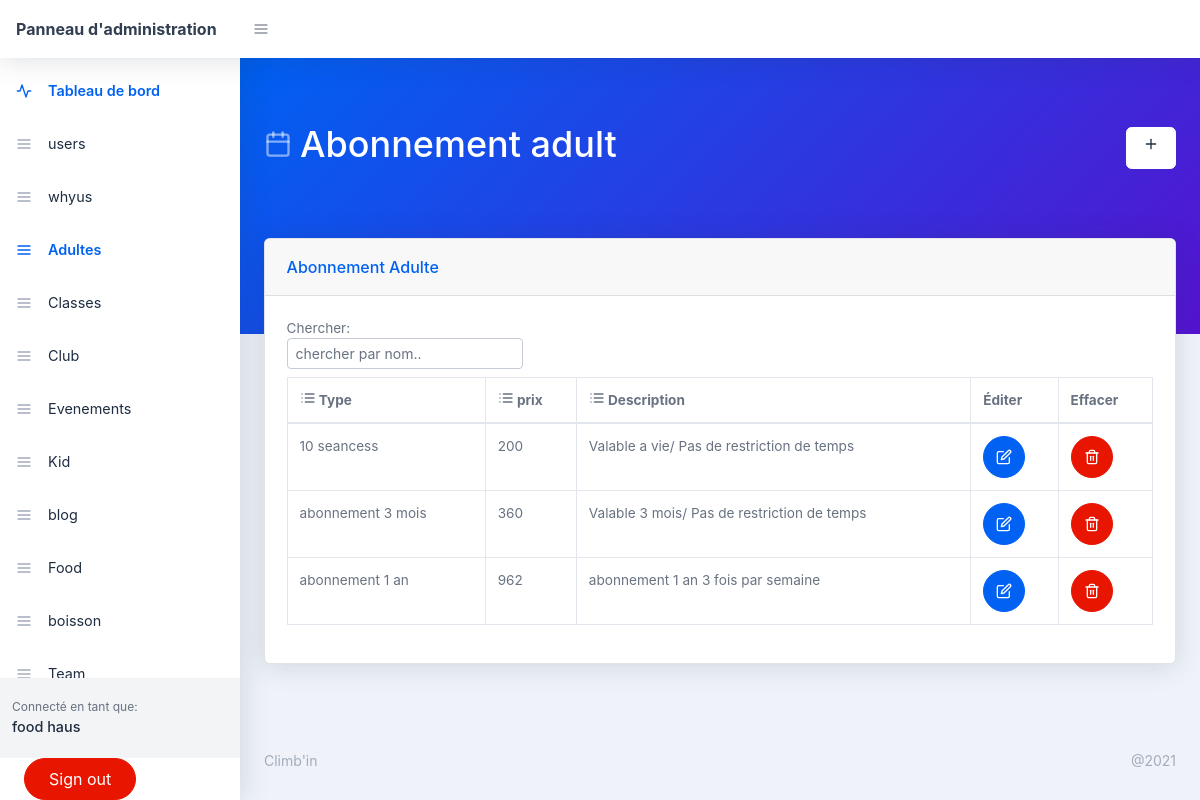
Page /backend/Adult.php (signed in) on the committed database.
### tables this page shows
CREATE TABLE `users` (
  `user_id` int(11) NOT NULL,
  `user_name` varchar(255) NOT NULL,
  `user_nickname` varchar(255) NOT NULL,
  `user_email` varchar(255) NOT NULL,
  `user_password` varchar(255) NOT NULL,
  `user_photo` text NOT NULL,
  `registered_on` varchar(255) NOT NULL,
  `user_role` varchar(255) NOT NULL,
  `user_status` int(11) NOT NULL
);

CREATE TABLE `adult` (
  `id` int(11) NOT NULL,
  `type` text NOT NULL,
  `Price` int(11) NOT NULL,
  `description` text NOT NULL
);

### backend/Adult.php (the view, shortened to what this page needs)
<?php require_once('./includes/header.php'); ?>
<body class="nav-fixed">
    <?php require_once('./includes/top-navbar.php'); ?>
    <div id="layoutSidenav">
        <div id="layoutSidenav_nav">
            <?php
            require_once("./includes/left-sidebar.php");
            ?>
        </div>
        <div id="layoutSidenav_content">
            <main>
                <div class="page-header pb-10 page-header-dark bg-gradient-primary-to-secondary">
                    <div class="container-fluid">
                        <div class="page-header-content d-flex align-items-center justify-content-between text-white">
                            <h1 class="page-header-title">
                                <div class="page-header-icon"><i data-feather="calendar"></i></div>
                                <span>Abonnement adult</span>
                            </h1>
                            <a href="add-new-adult.php" title="Add new Adult" class="btn btn-white">
                                <div class="page-header-icon"><i data-feather="plus"></i></div>
                            </a>
                        </div>
                    </div>
                </div>
                <div class="container-fluid mt-n10">
                    <div class="card mb-4">
                        <div class="card-header">Abonnement Adulte</div>
                        <div class="card-body">
                            <div class="datatable table-responsive">
                                <table class="table table-bordered table-hover" id="dataTable" width="100%" cellspacing="0">
                                    <a><label>Chercher: <input type="text" id="myInput" onkeyup="myFunction()" class="form-control form-control-sm" placeholder="chercher par nom.."></label></a>
                                    <br>
                                    <thead>
                                        <tr>
                                            <th onclick="sortTable(0)"><i data-feather="list"></i> Type</th>
                                            <th onclick="sortTable(1)"><i data-feather="list"></i> prix</th>
                                            <th onclick="sortTable(2)"><i data-feather="list"></i> Description</th>
                                            <th>Éditer</th>
                                            <th>Effacer</th>
                                        </tr>
                                    </thead>
                                    <tbody>
                                        <?php
                                        $sql = "SELECT * FROM adult";
                                        $stmt = $pdo->prepare($sql);
                                        $stmt->execute();
                                        while ($adult = $stmt->fetch(PDO::FETCH_ASSOC)) {
                                            $type = $adult['type'];
                                            $price = $adult['Price'];
                                            $description = $adult['description'];
                                        ?>
                                            <tr>
                                                <td>
                                                    <?php echo $type; ?>
                                                </td>
                                                <td>
                                                    <?php echo $price; ?>
                                                </td>
                                                <td>
                                                    <?php echo $description; ?>
                                                </td>
                                                <td>
                                                    <form action="update-adult.php" method="POST">
                                                        <button name="edit-user" type="submit" class="btn btn-primary btn-icon"><i data-feather="edit"></i></button>
                                                    </form>
                                                </td>
                                                <td>
                                                    <form action="adult.php" method="POST">
                                                        <button name="delete" type="submit" class="btn btn-red btn-icon"><i data-feather="trash-2"></i></button>
                                                    </form>
                                                </td>
                                            </tr>
                                        <?php }
                                        ?>
                                    </tbody>
                                </table>
                            </div>
                        </div>
                    </div>
                </div>
            </main>
            <?php require_once('./includes/footer.php'); ?>

### backend/includes/left-sidebar.php (shortened to what this page needs)
<nav class="sidenav shadow-right sidenav-light">
    <div class="sidenav-menu">
        <div class="nav accordion" id="accordionSidenav">
            <?php
            if (isset($_COOKIE['_uid_'])) {
                $user_id = base64_decode($_COOKIE['_uid_']);
            } else if (isset($_SESSION['user_id'])) {
                $user_id = $_SESSION['user_id'];
            } else {
                $user_id = -1;
            }
            $sql = "SELECT * FROM users WHERE user_id = :id";
            $stmt = $pdo->prepare($sql);
            $stmt->execute([
                ':id' => $user_id
            ]);
            $user = $stmt->fetch(PDO::FETCH_ASSOC);
            $user_id = $user['user_id'];
            $user_role = $user['user_role'];
            ?>
            <a class="nav-link collapsed pt-4 " href="index.php">
                <div class="nav-link-icon"><i data-feather="activity"></i></div>
                <?php echo ($lang == "fr" ?  "Tableau de bord" : "Dashboard"); ?>
            </a>
            <?php
            if ($user_role == 'admin') {
            ?>
                <a class="nav-link collapsed pt-4 " href="users.php">
                    <div class="nav-link-icon"><i data-feather="menu"></i></div>
                    <?php echo ($lang == "fr" ?  "users" : "users"); ?>
                </a>
                <a class="nav-link collapsed pt-4 " href="whyus.php">
                    <div class="nav-link-icon"><i data-feather="menu"></i></div>
                    <?php echo ($lang == "fr" ?  "whyus" : "whyus"); ?>
                </a>
                <a class="nav-link collapsed pt-4 " href="Adult.php">
                    <div class="nav-link-icon"><i data-feather="menu"></i></div>
                    <?php echo ($lang == "fr" ?  "Adultes" : "Adultes"); ?>
                </a>
                <a class="nav-link collapsed pt-4 " href="Classes.php">
                    <div class="nav-link-icon"><i data-feather="menu"></i></div>
                    <?php echo ($lang == "fr" ?  "Classes" : "Classes"); ?>
                </a>
                <a class="nav-link collapsed pt-4 " href="Club.php">
                    <div class="nav-link-icon"><i data-feather="menu"></i></div>
                    <?php echo ($lang == "fr" ?  "Club" : "Club"); ?>
                </a>
                <a class="nav-link collapsed pt-4 " href="Evenement.php">
                    <div class="nav-link-icon"><i data-feather="menu"></i></div>
                    <?php echo ($lang == "fr" ?  "Evenements" : "Events"); ?>
                </a>
                <a class="nav-link collapsed pt-4 " href="Kid.php">
                    <div class="nav-link-icon"><i data-feather="menu"></i></div>
                    <?php echo ($lang == "fr" ?  "Kid" : "Kid"); ?>
                </a>
                <a class="nav-link collapsed pt-4 " href="blog.php">
                    <div class="nav-link-icon"><i data-feather="menu"></i></div>
                    <?php echo ($lang == "fr" ?  "blog" : "blog"); ?>
                </a>
                <a class="nav-link collapsed pt-4 " href="Food.php">
                    <div class="nav-link-icon"><i data-feather="menu"></i></div>
                    <?php echo ($lang == "fr" ?  "Food" : "Food"); ?>
                </a>
                <a class="nav-link collapsed pt-4 " href="boisson.php">
                    <div class="nav-link-icon"><i data-feather="menu"></i></div>
                    <?php echo ($lang == "fr" ?  "boisson" : "boisson"); ?>
                </a>
                <a class="nav-link collapsed pt-4 " href="Team.php">
                    <div class="nav-link-icon"><i data-feather="menu"></i></div>
                    <?php echo ($lang == "fr" ?  "Team" : "team"); ?>
                </a>
            <?php
            } ?>
        </div>
    </div>
    <div class="sidenav-footer">
        <div class="sidenav-footer-content">
            <div class="sidenav-footer-subtitle"><?php echo ($lang == "fr" ?  "Connecté en tant que:" : "Logged in as:"); ?></div>
            <?php
            if (isset($_COOKIE['_uid_'])) {
                $user_id = base64_decode($_COOKIE['_uid_']);
            } else if (isset($_SESSION['user_id'])) {
                $user_id = $_SESSION['user_id'];
            } else {
                $user_id = -1;
            }
            $sql = "SELECT * FROM users WHERE user_id = :id";
            $stmt = $pdo->prepare($sql);
            $stmt->execute([
                ':id' => $user_id
            ]);
            $user = $stmt->fetch(PDO::FETCH_ASSOC);
            $user_name = $user['user_name'];
            ?>
            <div class="sidenav-footer-title"><?php echo $user_name; ?></div>
        </div>
    </div>
    <?php
    require_once("./includes/registration.php");
    ?>
</nav>

### rows in the picture
users: user_name "food haus"
adult: type "10 seancess", Price "200", description "Valable a vie/ Pas de restriction de temps"
adult: type "abonnement 3 mois", Price "360", description "Valable 3 mois/ Pas de restriction de temps"
adult: type "abonnement 1 an", Price "962", description "abonnement 1 an 3 fois par semaine"
